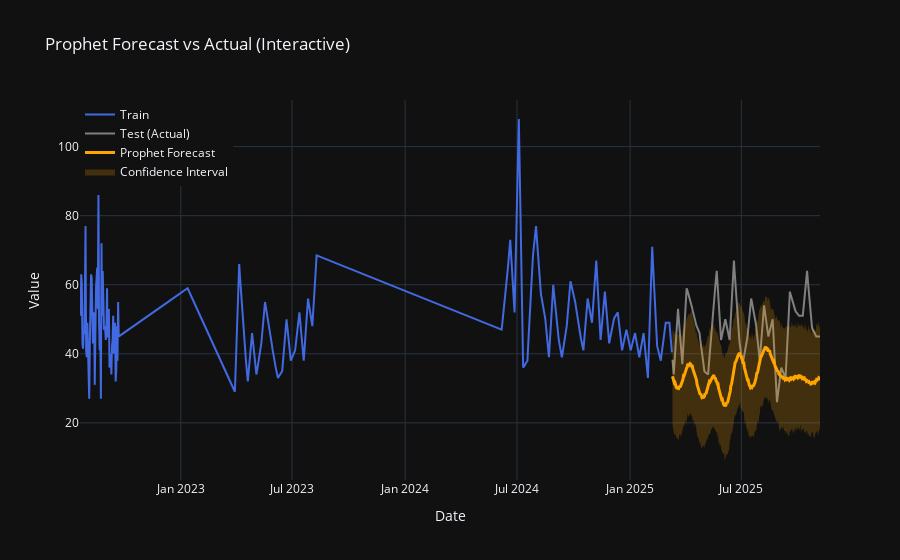

The notebook cell saved with this chart:
### Code cell
import plotly.graph_objects as go
import pandas as pd

pred = prophet_pred               
ci = prophet_ci                  

fig_prophet = go.Figure()

fig_prophet.add_trace(go.Scatter(
    x=train['ds'], y=train['y'],
    mode='lines', name='Train',
    line=dict(color='royalblue')
))

fig_prophet.add_trace(go.Scatter(
    x=test['ds'], y=test['y'],
    mode='lines', name='Test (Actual)',
    line=dict(color='gray')
))

fig_prophet.add_trace(go.Scatter(
    x=test['ds'], y=pred,
    mode='lines', name='Prophet Forecast',
    line=dict(color='orange', width=3)
))

fig_prophet.add_trace(go.Scatter(
    x=pd.concat([test['ds'], test['ds'][::-1]]),
    y=pd.concat([ci.iloc[:, 0], ci.iloc[:, 1][::-1]]),
    fill='toself', fillcolor='rgba(255,165,0,0.2)',
    line=dict(color='rgba(255,255,255,0)'),
    hoverinfo="skip",
    name='Confidence Interval'
))

fig_prophet.update_layout(
    title='Prophet Forecast vs Actual (Interactive)',
    xaxis_title='Date',
    yaxis_title='Value',
    template='plotly_dark',
    hovermode='x unified',
    legend=dict(x=0, y=1)
)

fig_prophet.show()

### Figure 1 — Plotly figure (JSON) as saved in the notebook; plotly's stock layout.template omitted (floating-point values rounded to 4 significant figures; data arrays with more than 128 entries replaced by an {"elided": "..."} marker saying what was removed)
{"data": [{"line": {"color": "royalblue"}, "mode": "lines", "name": "Train", "type": "scatter", "x": {"elided": "964 str values"}, "y": {"elided": "964 float values"}}, {"line": {"color": "gray"}, "mode": "lines", "name": "Test (Actual)", "type": "scatter", "x": {"elided": "241 str values"}, "y": {"elided": "241 float values"}}, {"line": {"color": "orange", "width": 3}, "mode": "lines", "name": "Prophet Forecast", "type": "scatter", "x": {"elided": "241 str values"}, "y": {"elided": "241 float values"}}, {"fill": "toself", "fillcolor": "rgba(255,165,0,0.2)", "hoverinfo": "skip", "line": {"color": "rgba(255,255,255,0)"}, "name": "Confidence Interval", "type": "scatter", "x": {"elided": "482 str values"}, "y": {"elided": "482 float values"}}], "layout": {"autosize": true, "hovermode": "x unified", "legend": {"x": 0, "y": 1}, "title": {"text": "Prophet Forecast vs Actual (Interactive)"}, "xaxis": {"autorange": true, "range": ["2022-07-21", "2025-11-06"], "title": {"text": "Date"}, "type": "date"}, "yaxis": {"autorange": true, "range": [3.448, 113.5], "title": {"text": "Value"}, "type": "linear"}}}
